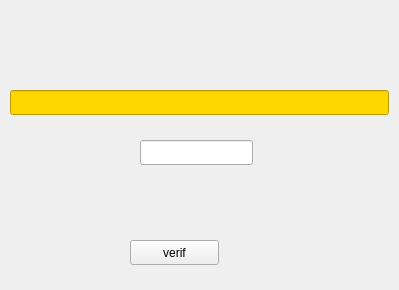
<?xml version="1.0" encoding="UTF-8"?>
<ui version="4.0">
 <class>Form</class>
 <widget class="QWidget" name="Form">
  <property name="geometry">
   <rect>
    <x>0</x>
    <y>0</y>
    <width>399</width>
    <height>290</height>
   </rect>
  </property>
  <property name="windowTitle">
   <string>Form</string>
  </property>
  <widget class="QLineEdit" name="l1">
   <property name="geometry">
    <rect>
     <x>10</x>
     <y>90</y>
     <width>379</width>
     <height>25</height>
    </rect>
   </property>
   <property name="styleSheet">
    <string notr="true">background-color:gold;
font-weight:20px;</string>
   </property>
   <property name="text">
    <string/>
   </property>
  </widget>
  <widget class="QPushButton" name="b2">
   <property name="geometry">
    <rect>
     <x>130</x>
     <y>240</y>
     <width>89</width>
     <height>25</height>
    </rect>
   </property>
   <property name="text">
    <string>verif</string>
   </property>
  </widget>
  <widget class="QLineEdit" name="l3">
   <property name="geometry">
    <rect>
     <x>140</x>
     <y>140</y>
     <width>113</width>
     <height>25</height>
    </rect>
   </property>
  </widget>
 </widget>
 <resources/>
 <connections/>
</ui>
